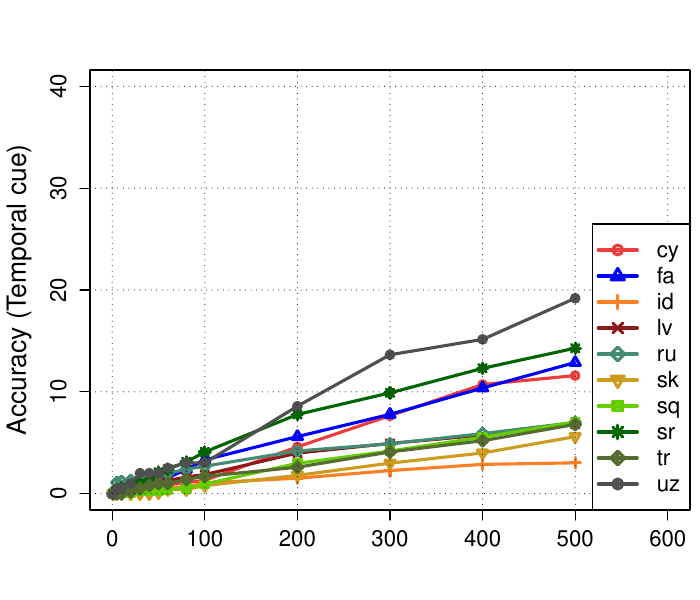

Source code (R):
langs <- c("cy", "fa", "id", "lv", "ru", "sk", "sq", "sr", "tr", "uz")
colors <- c(colors()[34], colors()[26], colors()[53], colors()[137], colors()[12], colors()[150], colors()[50], colors()[81], colors()[85], colors()[184])
pts <- c(1:length(langs))
types <- array(1, dim = c(length(langs)))

tsize <- 1.6
t1size <- 1.3

xrange <- range(0, 600)
yrange <- range(0, 40)

pdf(file="freqtime.pdf", height=6, width=7, onefile=TRUE, family='Helvetica', pointsize=12)

par(mar=c(4.5,4.5,3.5,0.5), new=FALSE, cex.lab=tsize)

for (i in (1:(length(langs)))) {
  v <- read.table(file=paste(langs[i],"/time.eval", sep=""), sep = "\t", head=TRUE)

  if (i == 1) {
    plot(xlim = xrange, ylim = yrange, v$K, v$Accuracy.TopK, type="o", pch=pts[i], lty=types[i], lwd=3, col=colors[i], ann=FALSE, cex.axis=t1size)
  }
  else {
    lines(v$K, v$Accuracy.TopK, type="o", pch=pts[i], lty=types[i], lwd=3, col=colors[i])
  }
}

grid(col = "black", lty = "dotted", lwd = 1, equilogs = TRUE)

#title(xlab="k in top-k")
title(ylab="Accuracy (Temporal cue)")

legend("bottomright", langs, cex=t1size, col=colors, lty=types, pch=pts, lwd=3, bty="y", bg="white");

dev.off()
